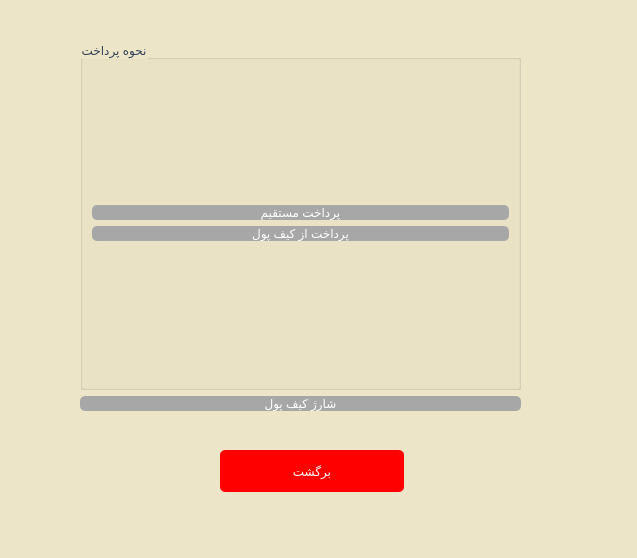
<?xml version="1.0" encoding="UTF-8"?>
<ui version="4.0">
 <class>choosepay</class>
 <widget class="QDialog" name="choosepay">
  <property name="geometry">
   <rect>
    <x>0</x>
    <y>0</y>
    <width>637</width>
    <height>558</height>
   </rect>
  </property>
  <property name="windowTitle">
   <string>Dialog</string>
  </property>
  <property name="styleSheet">
   <string notr="true">background-color: rgb(236, 229, 199);
</string>
  </property>
  <widget class="QPushButton" name="pushButton_refuse">
   <property name="geometry">
    <rect>
     <x>220</x>
     <y>450</y>
     <width>184</width>
     <height>42</height>
    </rect>
   </property>
   <property name="styleSheet">
    <string notr="true">QPushButton#pushButton_refuse {
padding-left: 20px;
padding-right: 20px;
font: 22pt &quot;MS Shell Dlg 2&quot;;
border-radius: 5px;
	background-color: red;
color: #fefefe;
}</string>
   </property>
   <property name="text">
    <string>برگشت</string>
   </property>
  </widget>
  <widget class="QWidget" name="layoutWidget">
   <property name="geometry">
    <rect>
     <x>80</x>
     <y>40</y>
     <width>441</width>
     <height>371</height>
    </rect>
   </property>
   <layout class="QVBoxLayout" name="verticalLayout_2">
    <item>
     <widget class="QGroupBox" name="groupBox">
      <property name="styleSheet">
       <string notr="true">color: rgb(53, 66, 89);
font: 16pt &quot;Lalezar&quot;;</string>
      </property>
      <property name="title">
       <string>نحوه پرداخت</string>
      </property>
      <layout class="QGridLayout" name="gridLayout">
       <item row="0" column="0">
        <layout class="QVBoxLayout" name="verticalLayout">
         <item>
          <widget class="QPushButton" name="pushButton_difectpay">
           <property name="styleSheet">
            <string notr="true">QPushButton#pushButton_difectpay {
padding-left: 20px;
padding-right: 20px;
font: 22pt &quot;MS Shell Dlg 2&quot;;
border-radius: 5px;
	background-color: rgb(167, 167, 167);
color: #fefefe;
}</string>
           </property>
           <property name="text">
            <string>پرداخت مستقیم</string>
           </property>
          </widget>
         </item>
         <item>
          <widget class="QPushButton" name="pushButton_wallet">
           <property name="styleSheet">
            <string notr="true">QPushButton#pushButton_wallet {
padding-left: 20px;
padding-right: 20px;
font: 22pt &quot;MS Shell Dlg 2&quot;;
border-radius: 5px;
	background-color: rgb(167, 167, 167);
color: #fefefe;
}</string>
           </property>
           <property name="text">
            <string>پرداخت از کیف پول</string>
           </property>
          </widget>
         </item>
        </layout>
       </item>
      </layout>
     </widget>
    </item>
    <item>
     <widget class="QPushButton" name="pushButton_wallet_2">
      <property name="styleSheet">
       <string notr="true">QPushButton#pushButton_wallet_2 {
padding-left: 20px;
padding-right: 20px;
font: 22pt &quot;MS Shell Dlg 2&quot;;
border-radius: 5px;
	background-color: rgb(167, 167, 167);
color: #fefefe;
}</string>
      </property>
      <property name="text">
       <string>شارژ کیف پول</string>
      </property>
     </widget>
    </item>
   </layout>
  </widget>
 </widget>
 <resources/>
 <connections/>
</ui>
